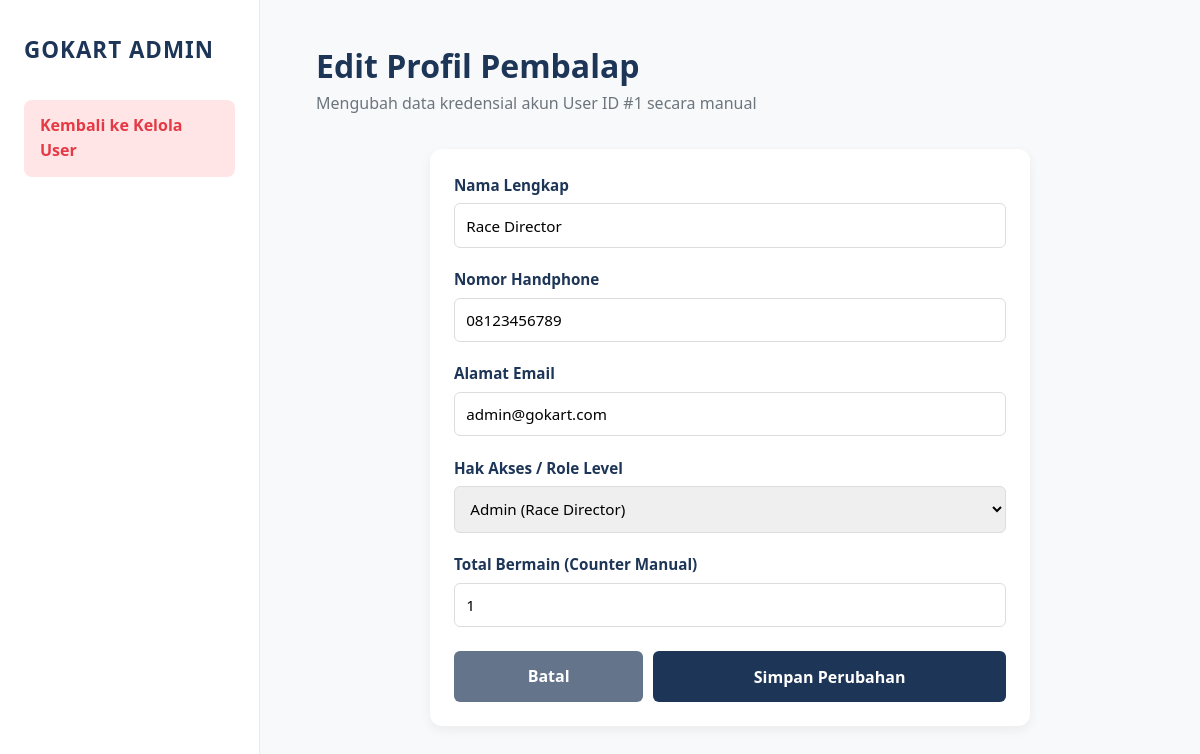
/admin/edit_user.php?id=1 (signed in), run on the app's committed database.
### tables this page shows
CREATE TABLE `users` (
  `id` int(11) NOT NULL,
  `nama_lengkap` varchar(100) NOT NULL,
  `nomor_hp` varchar(20) NOT NULL,
  `email` varchar(100) NOT NULL,
  `password` varchar(255) NOT NULL,
  `role` enum('admin','user') DEFAULT 'user',
  `created_at` timestamp NOT NULL DEFAULT current_timestamp(),
  `total_bermain` int(11) DEFAULT 0,
  `best_time` decimal(5,3) DEFAULT 99.999,
  `booking_aktif` int(11) DEFAULT 0
);

### admin/edit_user.php (the view, shortened to what this page needs)
<?php
require '../koneksi.php';
$id_user = intval($_GET['id']);
$user_data = mysqli_fetch_assoc(mysqli_query($koneksi, "SELECT * FROM users WHERE id = '$id_user'"));
?>
<!DOCTYPE html>
<html lang="id">
<head>
    <link rel="stylesheet" href="style-admin.css">
</head>
<body>
    <div class="container">
        <aside class="sidebar">
            <div class="sidebar-top">
                <div class="brand"><h2>GoKart Admin</h2></div>
                <ul class="nav-menu">
                    <li><a href="kelola_users.php" class="nav-link active"><span>Kembali ke Kelola User</span></a></li>
                </ul>
            </div>
        </aside>
        <main class="main">
            <header class="header">
                <h1>Edit Profil Pembalap</h1>
                <p>Mengubah data kredensial akun User ID #<?= $user_data['id']; ?> secara manual</p>
            </header>
            <div class="edit-container">
                <div class="card">
                    <form action="" method="POST">
                        <div class="form-group">
                            <label>Nama Lengkap</label>
                            <input type="text" name="nama_lengkap" class="form-control" value="<?= htmlspecialchars($user_data['nama_lengkap']); ?>" required>
                        </div>
                        <div class="form-group">
                            <label>Nomor Handphone</label>
                            <input type="text" name="nomor_hp" class="form-control" value="<?= htmlspecialchars($user_data['nomor_hp']); ?>" required>
                        </div>
                        <div class="form-group">
                            <label>Alamat Email</label>
                            <input type="email" name="email" class="form-control" value="<?= htmlspecialchars($user_data['email']); ?>" required>
                        </div>
                        <div class="form-group">
                            <label>Hak Akses / Role Level</label>
                            <select name="role" class="form-control">
                                <option value="admin" <?= $user_data['role'] === 'admin' ? 'selected' : ''; ?>>Admin (Race Director)</option>
                            </select>
                        </div>
                        <div class="form-group">
                            <label>Total Bermain (Counter Manual)</label>
                            <input type="number" name="total_bermain" class="form-control" value="<?= $user_data['total_bermain']; ?>" min="0" required>
                        </div>
                        <div class="action-flex">
                            <a href="kelola_users.php" class="btn-kembali">Batal</a>
                            <button type="submit" name="update_profile" class="btn-update">Simpan Perubahan</button>
                        </div>
                    </form>
                </div>
            </div>
        </main>
    </div>
</body>
</html>

### admin/style-admin.css (style rules this page uses)
:root { --primary: #e63946; --primary-light: #ffe5e5; --dark: #1d3557; --light: #f1faee; --gray: #6c757d; --white: #ffffff; --bg-body: #f8f9fa; --shadow: 0 4px 12px rgba(0, 0, 0, 0.06); --transition: all 0.25s ease; --success: #2a9d8f; --success-light: #e6f6f4; --warning: #f4a261; --warning-light: #fef5ed; }
* { margin: 0; padding: 0; box-sizing: border-box; font-family: "Segoe UI", Roboto, sans-serif; }
body { background-color: var(--bg-body); color: var(--dark); line-height: 1.6; }
.container { display: flex; min-height: 100vh; }
.sidebar { width: 260px; background-color: var(--white); display: flex; flex-direction: column; justify-content: space-between; padding: 2rem 1.5rem; border-right: 1px solid #eaeaea; position: fixed; height: 100vh; z-index: 100; }
.brand h2 { color: var(--dark); font-size: 1.4rem; text-transform: uppercase; letter-spacing: 1px; }
.nav-menu { list-style: none; margin-top: 2rem; flex-grow: 1; }
.nav-link { text-decoration: none; color: var(--gray); display: block; padding: 0.8rem 1rem; border-radius: 8px; margin-bottom: 0.5rem; transition: var(--transition); }
.nav-link:hover, .nav-link.active { background-color: var(--primary-light); color: var(--primary); font-weight: bold; }
.main { margin-left: 260px; padding: 2.5rem 3.5rem; width: calc(100% - 260px); }
.header { margin-bottom: 2rem; }
.header h1 { font-size: 2rem; color: var(--dark); }
.header p { color: var(--gray); font-size: 1rem; }
.card { background: var(--white); border-radius: 12px; padding: 1.5rem; box-shadow: var(--shadow); }

### admin/edit_user.php (style rules this page uses)
.edit-container { max-width: 600px; margin: 2rem auto 0 auto; }
.form-group { margin-bottom: 1.2rem; }
.form-group label { display: block; margin-bottom: 0.4rem; font-weight: 600; font-size: 0.95rem; }
.form-control { width: 100%; padding: 0.7rem; border: 1px solid #ddd; border-radius: 6px; outline: none; box-sizing: border-box; font-size: 0.95rem; }
.action-flex { display: flex; gap: 10px; margin-top: 1.5rem; }
.btn-update { flex: 2; padding: 0.8rem; background-color: #1d3557; color: white; border: none; border-radius: 6px; cursor: pointer; font-weight: bold; font-size: 1rem; }
.btn-kembali { flex: 1; padding: 0.8rem; background-color: #64748b; color: white; text-align: center; text-decoration: none; border-radius: 6px; font-weight: bold; font-size: 1rem; }

### data on the page
users: id "1", nama_lengkap "Race Director", nomor_hp "08123456789", email "admin@gokart.com", role "Admin (Race Director)", total_bermain "1"
